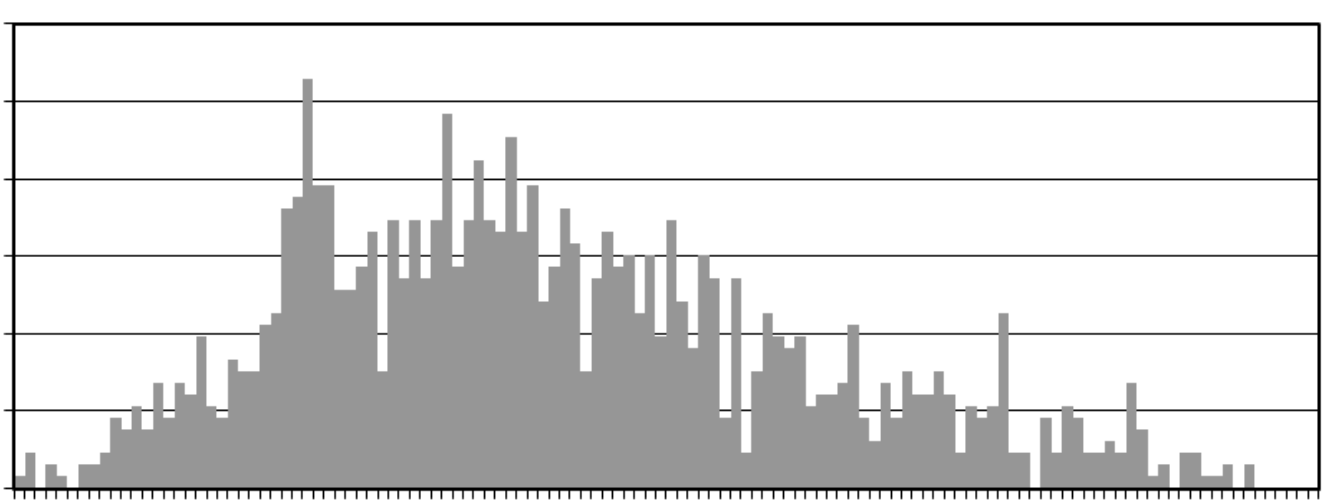
#> input picture dist/downloads/stats/2025_III.png, 1338 x 504 px, found by its file name
$ python test2.py
#> lines starting #> are read from the running program, lines starting #| are printed output that depends on the picture; after the words box and inside, x2 and y2 are one past the last pixel; in counts of white or black regions, pixels touching at a corner belong together
import numpy as np
from pathlib import Path
from PIL import Image, ImageDraw, ImageOps

def find_plot_box(gray):
    is_black = gray < 120
    row_sums = is_black.sum(axis=1)
    col_sums = is_black.sum(axis=0)
    h_lines = np.where(row_sums > (gray.shape[1] * 0.4))[0]
    v_lines = np.where(col_sums > (gray.shape[0] * 0.4))[0]
    return h_lines[0], h_lines[-1], v_lines[0], v_lines[-1]

def get_accurate_ticks(gray, bottom, left, right):
    tick_strip = gray[bottom + 1 : bottom + 8, left : right + 1]
    v_sums = (tick_strip < 160).sum(axis=0)
    ticks = []
    i = 0
    while i < len(v_sums):
        if v_sums[i] > 0:
            start = i
            while i < len(v_sums) and v_sums[i] > 0:
                i += 1
            ticks.append(left + (start + i - 1) / 2.0)
        else:
            i += 1
    return np.array(ticks)

def draw_debug_overlay(img, box, ticks, pink_centers, heights, output_path):
    draw = ImageDraw.Draw(img)
    top, bottom, left, right = box
    for tx in ticks:
        draw.line([(tx, bottom), (tx, bottom + 8)], fill=(0, 255, 0), width=1)
    for i, cx in enumerate(pink_centers):
        h = heights[i]
        # Draw visualization relative to the corrected baseline offset
        y_top = (bottom - 2) - h
        draw.line([(cx, bottom - 2), (cx, max(top, y_top))], fill=(255, 0, 255), width=1)
        draw.text((cx - 5, max(0, y_top - 12)), str(int(h)), fill=(255, 0, 0))
    img.save(output_path)

def main(image_path):
    img_path = Path(image_path)
    img_orig = Image.open(img_path).convert("RGB")
#> img_orig is the input picture: PIL image 1338x504 RGB; min 0, max 255, mean 221.1
    img_np = np.array(img_orig)
    gray = np.array(ImageOps.grayscale(img_orig))
    top, bottom, left, right = find_plot_box(gray)
#> in find_plot_box, `is_black = gray < 120`:
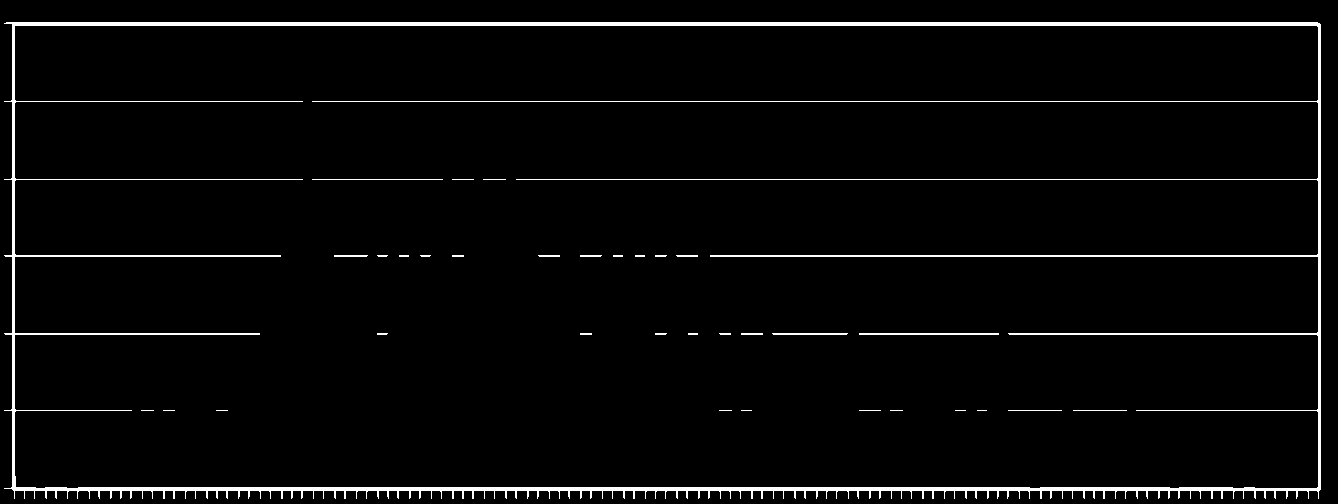
#> is_black: shape (504, 1338) bool; 3.2% white; 34 white regions (8 under 20 px), largest, box (x1, y1, x2, y2) and area: (4, 22, 1321, 499) 20280, (859, 333, 999, 335) 280, (772, 333, 848, 335) 150
#> in find_plot_box, `row_sums = is_black.sum(axis=1)`: row_sums = 504 values, max 1317 at index 488, min 0 at index 0, mean 42.88
#> in find_plot_box, `col_sums = is_black.sum(axis=0)`: col_sums = 1338 values, max 477 at index 14, min 0 at index 0, mean 16.15
#> in find_plot_box, `h_lines = np.where(row_sums > (gray.shape[1] * 0.4))[0]`: h_lines = [22, 23, 24, 25, 101, 179, 255, 256, 333, 334, 410, 487, 488, 489, 490]
#> in find_plot_box, `v_lines = np.where(col_sums > (gray.shape[0] * 0.4))[0]`: v_lines = [12, 13, 14, 1318, 1319, 1320]
#> top = 22; bottom = 490; left = 12; right = 1320

    green_ticks = get_accurate_ticks(gray, bottom, left, right)
#> in get_accurate_ticks, `v_sums = (tick_strip < 160).sum(axis=0)`: v_sums = 1309 values, max 7 at index 2, min 0 at index 0, mean 1.39
#> the loop in get_accurate_ticks, `while i < len(v_sums):` made 1134 passes
#> i on passes 1, 3, 4, 5, 6, 7, 8, 9, 11, 12, 13, 14: 1, 5, 6, 7, 8, 9, 10, 11, 15, 16, 17, 18
#> start on passes 2, 10, 18, 28, 37, 47: 1, 11, 21, 33, 43, 54
#> after the loop in get_accurate_ticks, `while i < len(v_sums):`: i = 1309; ticks = 123 values from 14 to 1318
#> green_ticks = 123 values from 14 to 1318
    pink_centers = (green_ticks[:-1] + green_ticks[1:]) / 2.0
#> pink_centers = 122 values from 19 to 1313

    bar_mask = (img_np[:,:,0] > 110) & (img_np[:,:,0] < 190) & \
               (img_np[:,:,1] > 110) & (img_np[:,:,1] < 190) & \
               (img_np[:,:,2] > 110) & (img_np[:,:,2] < 190)
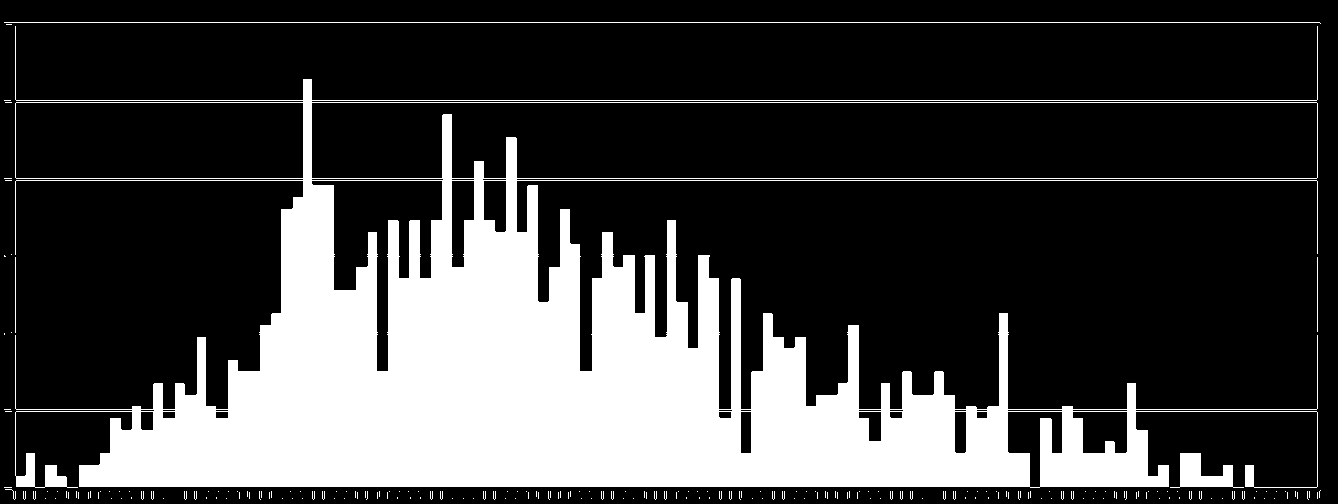
#> bar_mask: shape (504, 1338) bool; 25.5% white; 216 white regions (210 under 20 px), largest, box (x1, y1, x2, y2) and area: (15, 26, 1318, 488) 168279, (4, 22, 1321, 24) 1317, (1170, 453, 1244, 488) 1197, (15, 257, 16, 333) 76, (1317, 257, 1318, 332) 75, (5, 489, 16, 500) 25

    heights = []
    for i in range(len(pink_centers)):
        x_left = int(green_ticks[i]) + 1
        x_right = int(green_ticks[i+1]) - 1
        bin_width = x_right - x_left

        bin_mask = bar_mask[top:bottom-2, x_left:x_right]
        row_counts = np.sum(bin_mask, axis=1)

        h = 0
        for r in range(len(row_counts) - 1, -1, -1):
            if row_counts[r] > bin_width * 0.3:
                h = len(row_counts) - r
            elif h > 0:
                break
        heights.append(h)
#> this loop made 122 passes
#> (x_left, x_right, bin_width) on passes 1 to 12: (15, 23, 8), (25, 33, 8), (35, 44, 9), (46, 54, 8), (56, 66, 10), (68, 76, 8), (78, 88, 10), (90, 97, 7), (99, 109, 10), (111, 119, 8), (121, 129, 8), (131, 141, 10)
#> after the loop, heights = 122 values, max 409 at index 27, min 1 at index 2, mean 126.7

    draw_debug_overlay(img_orig, (top, bottom, left, right),
                       green_ticks, pink_centers, heights,
                       img_path.with_name("debug_overlay.png"))
#> in draw_debug_overlay, `top, bottom, left, right = box`: top = 22; bottom = 490; left = 12; right = 1320
#> the loop in draw_debug_overlay, `for tx in ticks:` made 123 passes
#> tx on passes 1 to 12: 14, 24, 34, 45.5, 55.5, 67, 77, 89, 98.5, 110.5, 120.5, 130.5
#> the loop in draw_debug_overlay, `for i, cx in enumerate(pink_centers):` made 122 passes
#> (cx, h, y_top) on passes 1 to 12: (19, 12, 476), (29, 35, 453), (39.75, 1, 487), (50.5, 23, 465), (61.25, 12, 476), (72, 1, 487), (83, 23, 465), (93.75, 23, 465), (104.5, 35, 453), (115.5, 70, 418), (125.5, 58, 430), (136.2, 82, 406)
#> in draw_debug_overlay, `img.save(output_path)`:
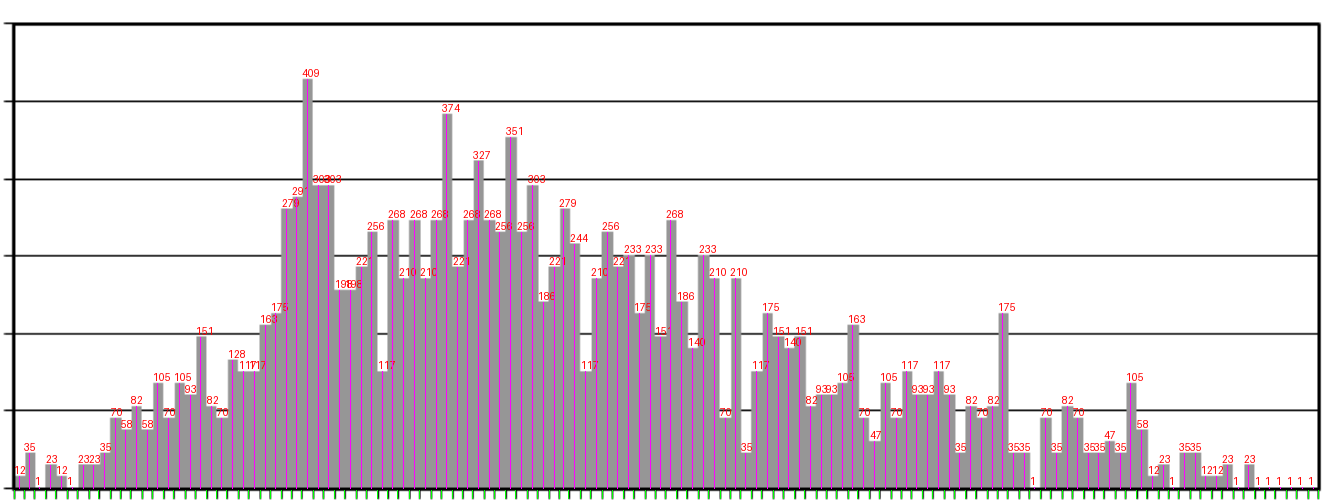
#> saved as debug_overlay.png: PIL image 1338x504 RGB; mean R, G, B 223.6, 216.7, 222.1

if __name__ == "__main__":
    main(r"F:\project\public\downloads\stats\2025_III.png")

$ run again, with dist/downloads/stats/2016_I.png copied over dist/downloads/stats/2025_III.png
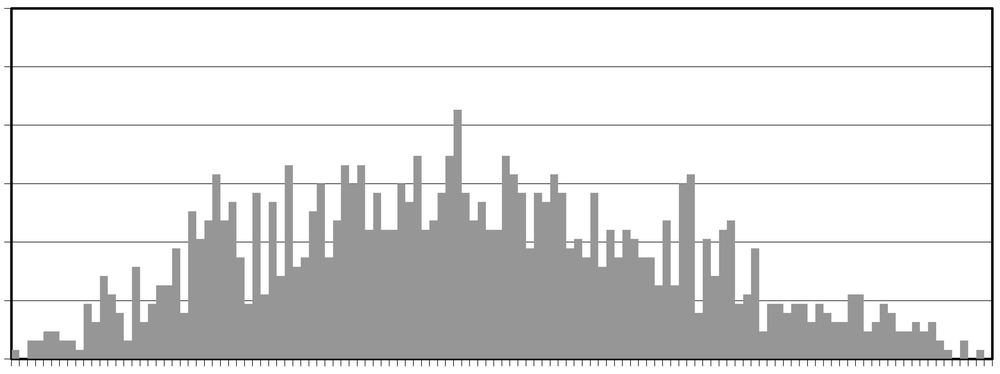
#> input picture dist/downloads/stats/2016_I.png, 1000 x 374 px, shrunk from 2650 x 992 before the run, found by its file name
#> in main, img_orig is the input picture: PIL image 1000x374 RGB; mean R, G, B 222.5, 222.5, 222.5
#> in find_plot_box, `is_black = gray < 120`:
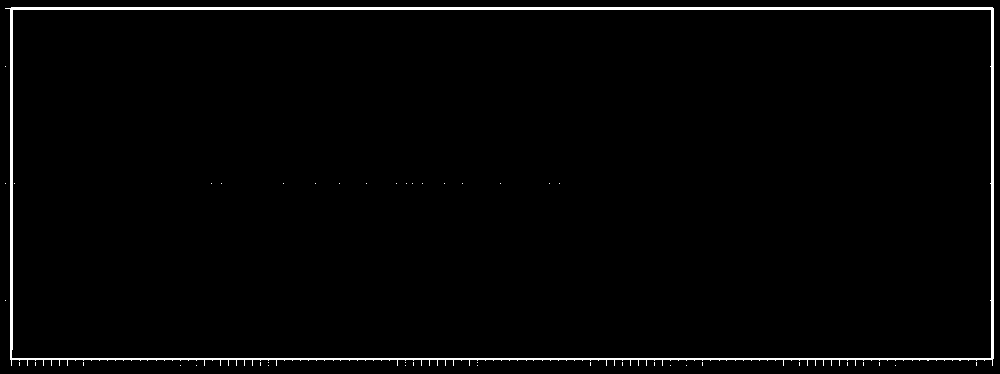
#> is_black: shape (374, 1000) bool; 2% white; 45 white regions (44 under 20 px), largest, box (x1, y1, x2, y2) and area: (5, 7, 994, 366) 7300
#> row_sums = 374 values, max 989 at index 8, min 0 at index 0, mean 19.75
#> col_sums = 1000 values, max 359 at index 11, min 0 at index 0, mean 7.39
#> h_lines = [7, 8, 9, 358, 359]
#> v_lines = [10, 11, 12, 991, 992, 993]
#> in main, `top, bottom, left, right = find_plot_box(gray)`: top = 7; bottom = 359; left = 10; right = 993
#> v_sums = 984 values, max 6 at index 1, min 0 at index 0, mean 0.818
#> the loop in get_accurate_ticks, `while i < len(v_sums):` made 903 passes
#> i on passes 1, 3, 4, 5, 6, 7, 8, 10: 1, 3, 4, 5, 6, 7, 8, 11
#> after the loop in get_accurate_ticks, `while i < len(v_sums):`: i = 984; ticks = 123 values from 11 to 992
#> pink_centers = 122 values from 14.75 to 987.8
#> bar_mask: shape (374, 1000) bool; 26.5% white; 24 white regions (18 under 20 px), largest, box (x1, y1, x2, y2) and area: (13, 110, 991, 359) 96306, (11, 360, 993, 366) 1550, (13, 66, 991, 67) 978, (960, 341, 969, 358) 137, (976, 350, 985, 359) 66, (12, 350, 20, 359) 58
#> the loop in main, `for i in range(len(pink_centers)):` made 122 passes
#> (x_left, x_right, bin_width) on passes 1 to 8: (12, 17, 5), (19, 26, 7), (28, 34, 6), (36, 42, 6), (44, 50, 6), (52, 58, 6), (60, 66, 6), (68, 74, 6)
#> after the loop in main, `for i in range(len(pink_centers)):`: heights = 122 values, max 247 at index 55, min 7 at index 0, mean 95.55
#> in draw_debug_overlay, `top, bottom, left, right = box`: top = 7; bottom = 359; left = 10; right = 993
#> the loop in draw_debug_overlay, `for tx in ticks:` made 123 passes
#> tx on passes 1 to 8: 11, 18.5, 27, 35, 43, 51, 59, 67
#> the loop in draw_debug_overlay, `for i, cx in enumerate(pink_centers):` made 122 passes
#> (cx, h, y_top) on passes 1 to 8: (14.75, 7, 350), (22.75, 57, 300), (31, 16, 341), (39, 16, 341), (47, 25, 332), (55, 25, 332), (63, 16, 341), (71.25, 16, 341)
#> in draw_debug_overlay, `img.save(output_path)`:
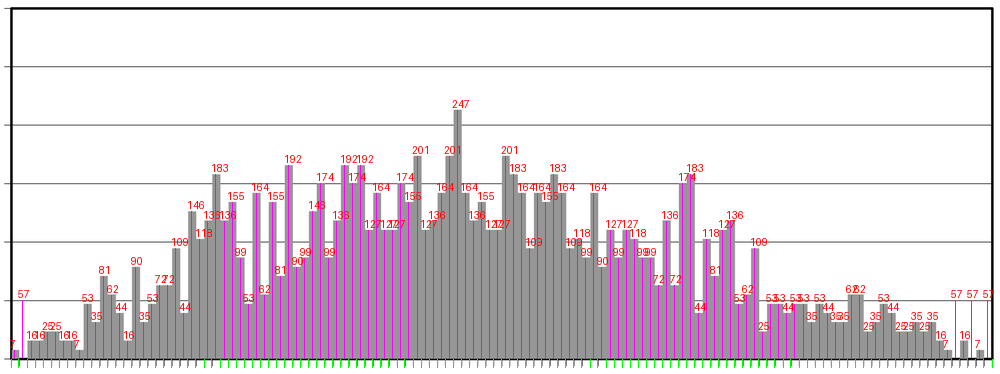
#> saved as debug_overlay.png: PIL image 1000x374 RGB; mean R, G, B 225.6, 215.6, 222.9

$ run again, with dist/downloads/stats/2016_III.png copied over dist/downloads/stats/2025_III.png
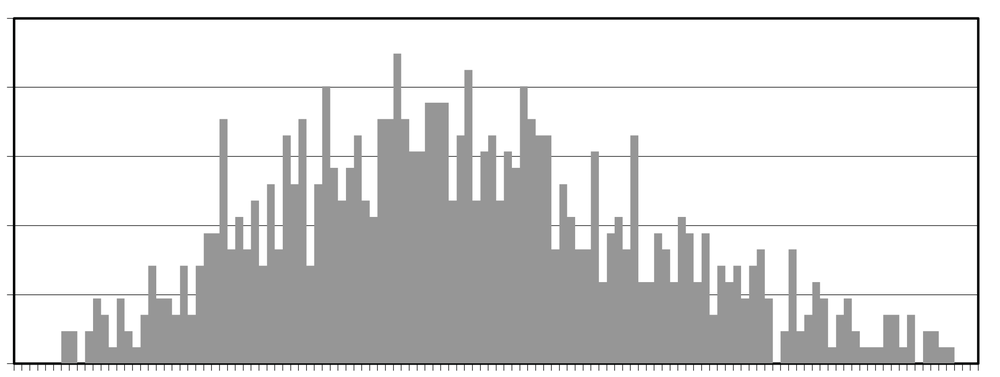
#> input picture dist/downloads/stats/2016_III.png, 1000 x 377 px, shrunk from 2182 x 822 before the run, found by its file name
#> in main, img_orig is the input picture: PIL image 1000x377 RGB; mean R, G, B 219.2, 219.2, 219.2
#> in find_plot_box, `is_black = gray < 120`:
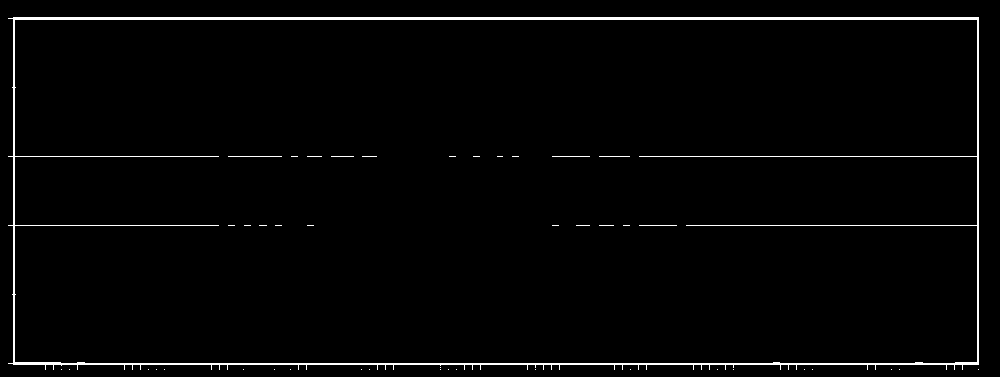
#> is_black: shape (377, 1000) bool; 2.1% white in thin lines or dots
#> row_sums = 377 values, max 971 at index 18, min 0 at index 0, mean 20.95
#> col_sums = 1000 values, max 349 at index 978, min 0 at index 0, mean 7.9
#> h_lines = [17, 18, 19, 156, 225, 363, 364]
#> v_lines = [13, 14, 977, 978]
#> in main, `top, bottom, left, right = find_plot_box(gray)`: top = 17; bottom = 364; left = 13; right = 978
#> v_sums = 966 values, max 6 at index 32, min 0 at index 0, mean 0.653
#> after the loop in get_accurate_ticks, `while i < len(v_sums):`: i = 966; ticks = 123 values from 14 to 978
#> pink_centers = 122 values from 17.5 to 974
#> bar_mask: shape (377, 1000) bool; 29.8% white; 176 white regions (172 under 20 px), largest, box (x1, y1, x2, y2) and area: (15, 20, 977, 363) 109663, (923, 331, 955, 363) 752, (61, 331, 78, 363) 512, (979, 18, 980, 364) 346
#> the loop in main, `for i in range(len(pink_centers)):` made 122 passes
#> (x_left, x_right, bin_width) on passes 1 to 8: (15, 20, 5), (22, 28, 6), (30, 36, 6), (38, 44, 6), (46, 52, 6), (54, 60, 6), (62, 68, 6), (70, 76, 6)
#> after the loop in main, `for i in range(len(pink_centers)):`: heights = 122 values, max 308 at index 48, min 15 at index 12, mean 118.4
#> in draw_debug_overlay, `top, bottom, left, right = box`: top = 17; bottom = 364; left = 13; right = 978
#> the loop in draw_debug_overlay, `for tx in ticks:` made 123 passes
#> tx on passes 1 to 8: 14, 21, 29, 37, 45, 53, 61, 69
#> the loop in draw_debug_overlay, `for i, cx in enumerate(pink_centers):` made 122 passes
#> (cx, h, y_top) on passes 1 to 8: (17.5, 68, 294), (25, 68, 294), (33, 68, 294), (41, 68, 294), (49, 68, 294), (57, 68, 294), (65, 31, 331), (73, 31, 331)
#> in draw_debug_overlay, `img.save(output_path)`:
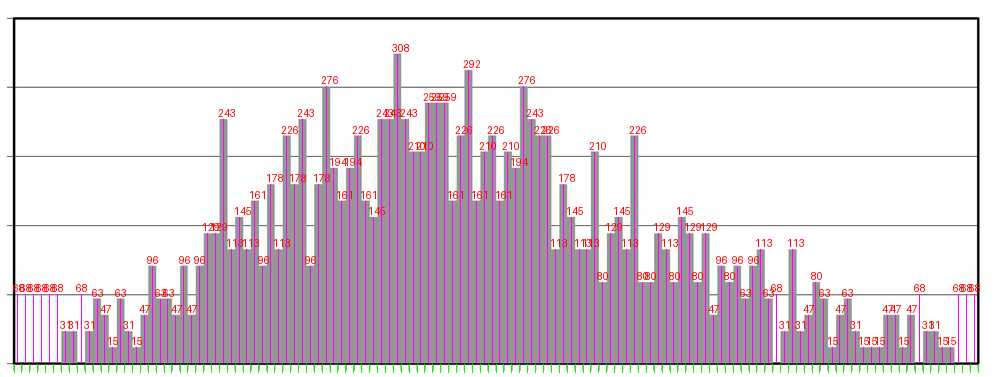
#> saved as debug_overlay.png: PIL image 1000x377 RGB; mean R, G, B 222.8, 211, 220.1
